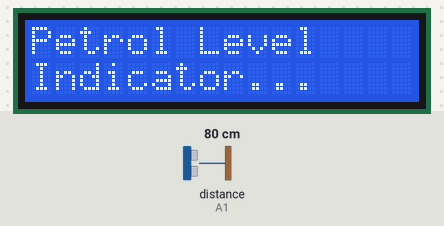
This sketch was run on a simulated Arduino Uno, built with avr-gcc and run on an emulated ATmega328P. Parts: 16×2 character LCD. Wiring (inferred from the names in the program): ultrasonic range finder: trigger A0; echo A1. The inputs (shaded band) are chosen by the test bench; at power-on: distance to the obstacle (sensor on A1) 80 cm. The echo pulse lasts 58.3 µs per cm.

Above: at 0.1 s.
At 5.1 s:
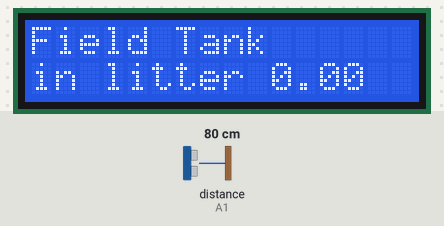
At 10.1 s:
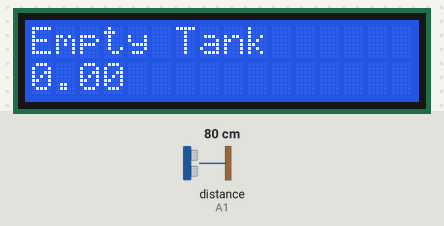

The sketch:

c_code.ino
```cpp
#include<LiquidCrystal.h>
LiquidCrystal lcd(A5,A4,A3,A2,13,4);     //RS=A5, EN=A4, D4=A3,D5=A2,D6=13, D7=4

int trigPin1 = A0;      //Trig
int echoPin1 = A1;      //Echo
float st = 1.56;        //size of tank
float  ft, et;             //ft = filled tank, st = size of tank  //et= empty tankt
float addPetrol=0,temp;
long duration1, cm1;
void setup() {

  Serial.begin (9600);
  lcd.begin(16, 2);
  lcd.setCursor(0,0);
  lcd.print("Petrol Level ");
  lcd.setCursor(0,1);      //set curssor to next line
  lcd.print("Indicator...");
  delay(5000);
  pinMode(trigPin1, OUTPUT);
  pinMode(echoPin1, INPUT);
  lcd.clear();
}

void loop()
{

  // Give a short LOW pulse beforehand to ensure a clean HIGH pulse:
  digitalWrite(trigPin1, LOW);
  delayMicroseconds(5);
  digitalWrite(trigPin1, HIGH);
  delayMicroseconds(10);
  digitalWrite(trigPin1, LOW);

  // Read the signal from the sensor
  pinMode(echoPin1, INPUT);
  duration1 = pulseIn(echoPin1, HIGH);
  if(st==0)
  {


  cm1 = (duration1/2) / 29.1;
//  inches1 = (duration1/2) / 74;
  et = 0.12 * cm1;               //find field tank
  //ft = 1.56 - et;   //find empty tank
  addPetrol=ft-et;
}
  //to print field tank
  lcd.setCursor(0,0);
  lcd.print("Field Tank  ");
  lcd.setCursor(0,1);
  lcd.print("in litter ");
  lcd.print(addPetrol);
  delay(5000);
  lcd.clear();                    //clear the display

  //to print empty tank
  lcd.setCursor(0,0);        //select 1st row
  lcd.print("Empty Tank ");
  lcd.setCursor(0,1);
  //lcd.print("in litter "); // move cursor to next line
  lcd.print(et);
  delay(5000);
}
```

Measured:
- what the display in image 1 shows lasts 5.0 s, from 5.1 s to 10.1 s
